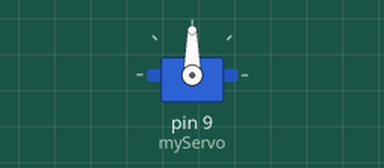
Bench run of a sketch on a simulated Arduino Uno, built with avr-gcc and run on an emulated ATmega328P. Shown: servo.

Above: at 0.05 s.
Timing chart, 0 to 13.0 s (numbered marks = the images above):
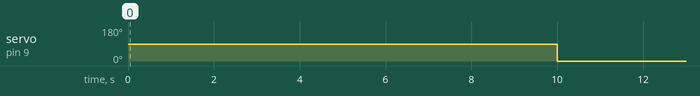

Measured:
- by itself, servo on pin 9 (myServo): alternates 180° for 5.0 s and 0° for 5.0 s

The sketch:

aerial_Seeding.ino
```cpp
#include <Servo.h>

Servo myServo;  // create servo object to control a servo

int x=0;

void setup() {
  myServo.attach(9);  // attaches the servo on pin 9 to the servo object
}

void loop() {
  // Rotate servo to 0 degrees
  if(x==0)
  {
    delay(10000);
    x=1;
  }
  myServo.write(0);
  delay(5000);  // wait for 5 seconds

  // Rotate servo to 180 degrees
  myServo.write(180);
  delay(5000);  // wait for 5 seconds
}
```
